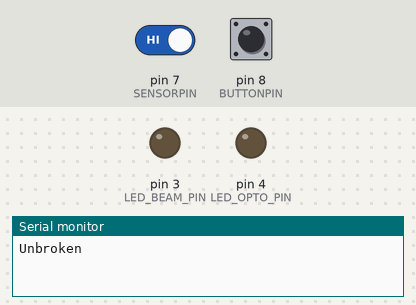
Simulated run of this sketch. Board: Arduino Uno, built with avr-gcc and run on an emulated ATmega328P. Shown: output pins drawn as LEDs (lit = HIGH), the last lines printed to the serial monitor. Dashed ring = blinking. The inputs (shaded band) are chosen by the test bench; at power-on: pin 7 (SENSORPIN) HIGH, pin 8 (BUTTONPIN) HIGH.

Above: at 1.2 s.
1.3 s: pin 7 (SENSORPIN) driven LOW
At 2.1 s:
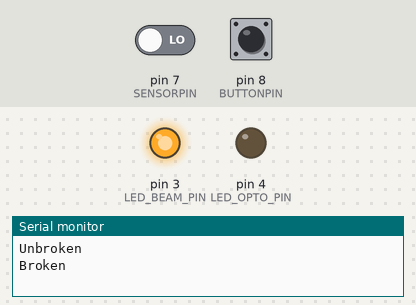
At 3.3 s:
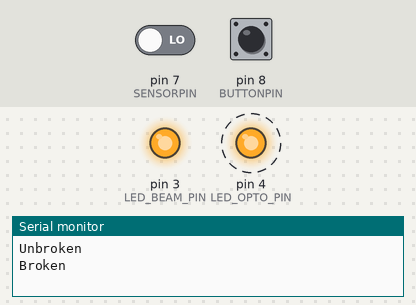
4.3 s: pin 7 (SENSORPIN) driven HIGH
6.3 s: pin 8 (BUTTONPIN) pulled LOW for 0.15 s
Timing chart, 0 to 9.3 s (numbered marks = the images above; inputs shaded):
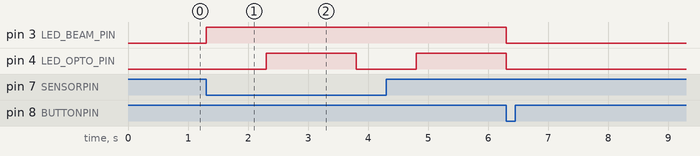

Measured:
- after the input at 1.3 s, pin 3 (LED_BEAM_PIN): LOW → HIGH at once; pin 4 (LED_OPTO_PIN): LOW → HIGH after 1.0 s, → LOW 1.5 s later

The sketch:

Arduino_Trigger_IR.ino
```cpp
    /*
      IR Breakbeam sensor demo!
    */

    #define LED_BEAM_PIN 3
    #define LED_OPTO_PIN 4

    #define SENSORPIN 7
    #define BUTTONPIN 8

    // variables will change:
    int sensorState = 0, lastState=0;         // variable for reading the sensor status
    int buttonState = 0, last_buttonState=0; // variable for reading the pushbutton status

    void setup() {
      // initialize the LED pin as an output:
      pinMode(LED_BEAM_PIN, OUTPUT);
      pinMode(LED_OPTO_PIN, OUTPUT);
      // initialize the sensor pin as an input:
      pinMode(SENSORPIN, INPUT);
      pinMode(BUTTONPIN, INPUT);

      digitalWrite(SENSORPIN, HIGH); // turn on the pullup
      digitalWrite(BUTTONPIN, LOW); // turn on the pullup

      Serial.begin(9600);
    }

    void loop(){
      // read the state of the pushbutton value:
      sensorState = digitalRead(SENSORPIN);
      buttonState = digitalRead(BUTTONPIN);

      // check if the sensor beam is broken
      // if it is, the sensorState is LOW:
      if (sensorState == LOW) {
        Serial.println("Broken");
        // turn LED on:
        digitalWrite(LED_BEAM_PIN, HIGH);
        delay(1000);
        digitalWrite(LED_OPTO_PIN, HIGH);
        delay(1500);
        digitalWrite(LED_OPTO_PIN, LOW);
        digitalWrite(LED_BEAM_PIN, LOW);
      }
      else if (buttonState == LOW) {
        Serial.println("Arm");
        delay(500);
      }
      else {
        // turn LED off:
        digitalWrite(LED_BEAM_PIN, LOW);
      }

      if (sensorState && !lastState) {
        Serial.println("Unbroken");
      }
//      if (!sensorState && lastState) {
//        Serial.println("Broken");
//      }
      lastState = sensorState;
    }
```
